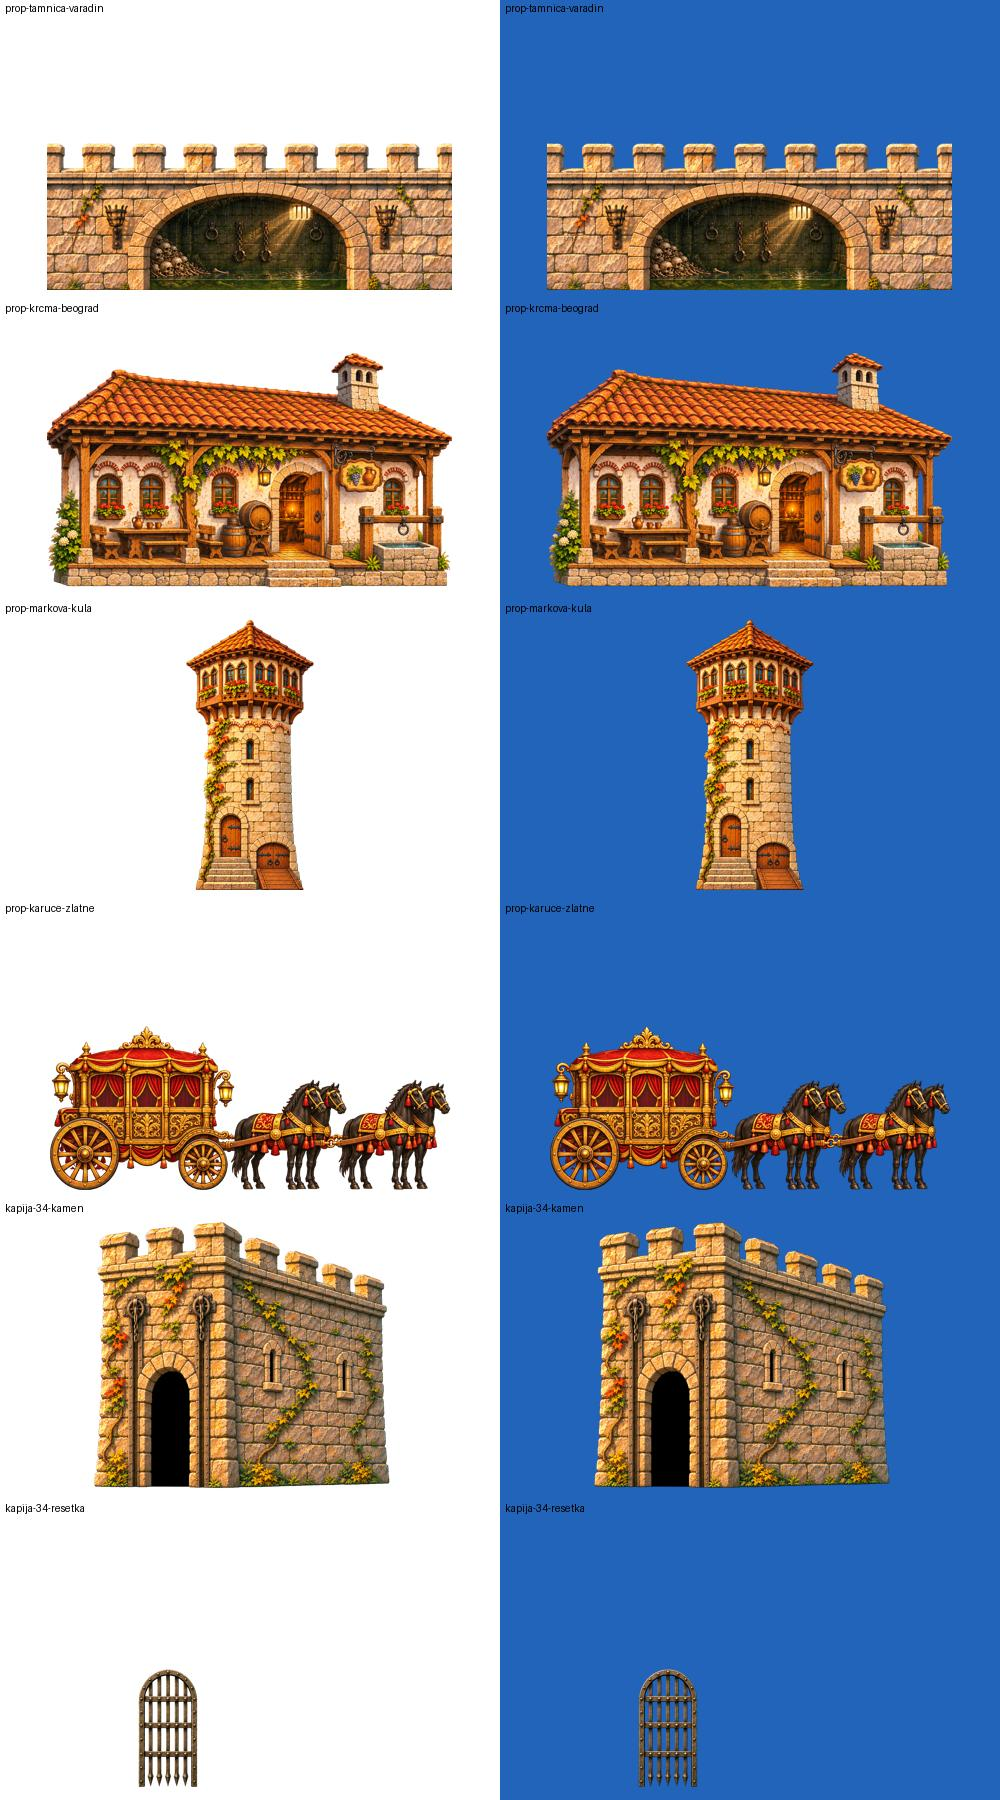

Reproduce this figure in Python.
from PIL import Image,ImageDraw
names=['prop-tamnica-varadin','prop-krcma-beograd','prop-markova-kula','prop-karuce-zlatne','kapija-34-kamen','kapija-34-resetka']
out=Image.new('RGB',(1000,1800),'gray'); d=ImageDraw.Draw(out)
for i,n in enumerate(names):
 im=Image.open('art/world-pack-03/'+n+'.png').convert('RGBA'); im.thumbnail((480,270))
 for j,bg in enumerate(['white','#2164ba']):
  x=j*500; y=i*300; tile=Image.new('RGBA',(500,300),bg); tile.alpha_composite(im,((500-im.width)//2,20)); out.paste(tile.convert('RGB'),(x,y)); d.text((x+5,y+2),n,fill='black')
out.save('art/world-pack-03/provera-dopuna104.jpg')
